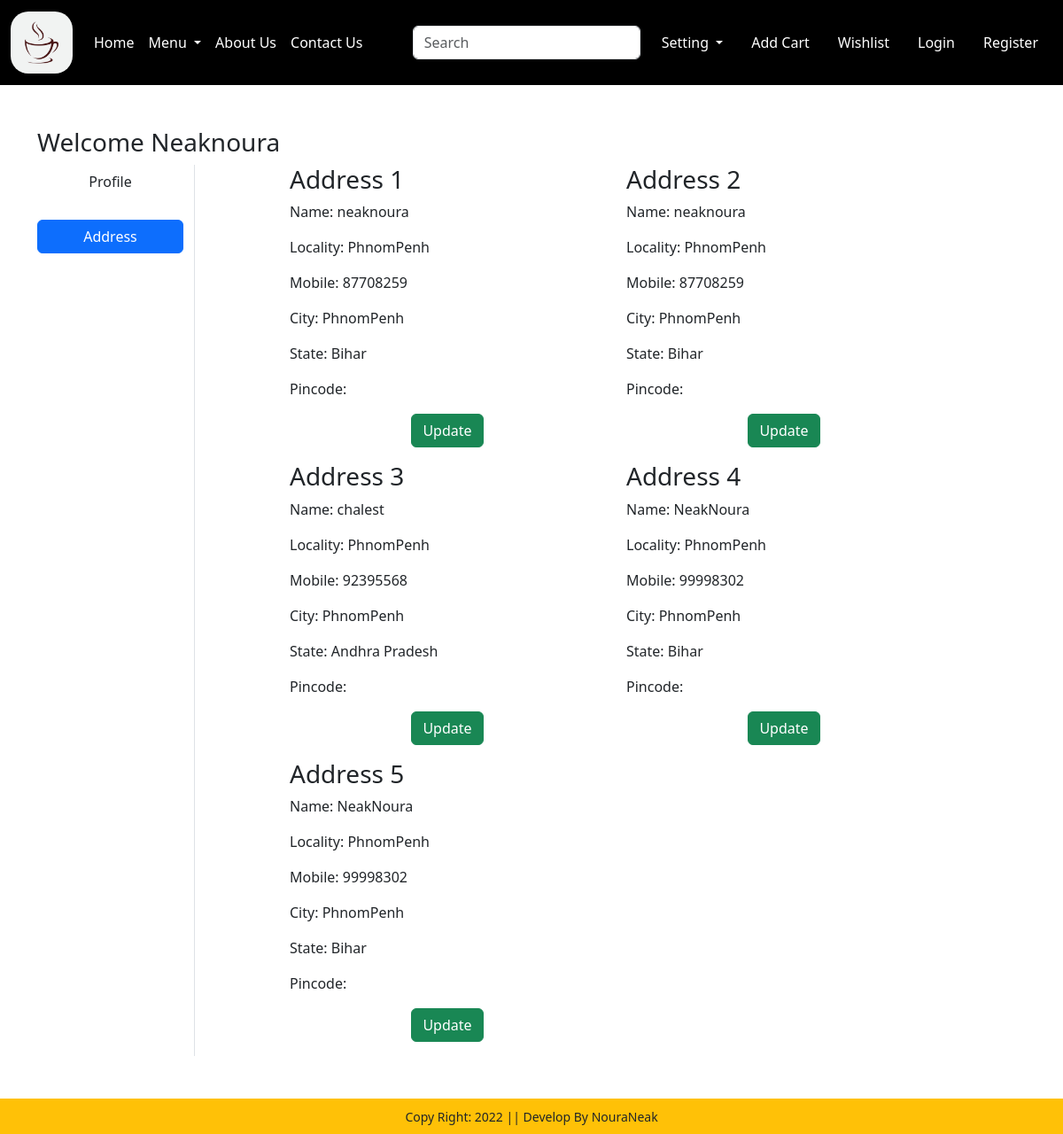
/address/ (signed in), run on an earlier commit of the app's database.
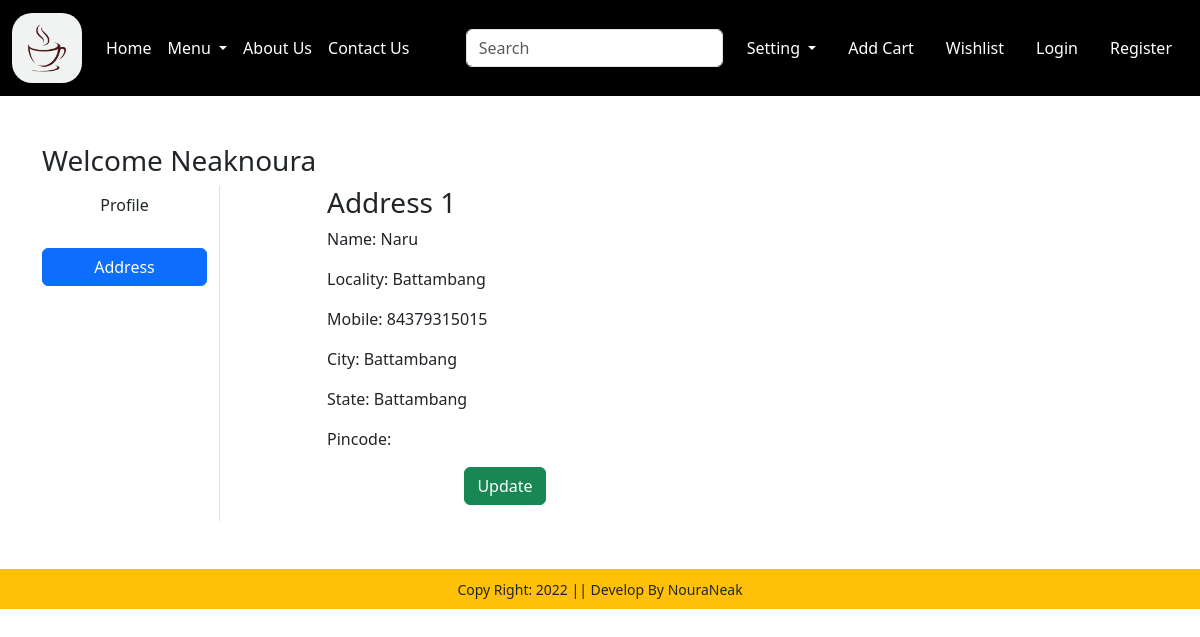
And on a later commit of the database.
### app/models.py (models this page shows, shortened)
class Customer(models.Model):
    user = models.OneToOneField(User, on_delete=models.CASCADE)
    name = models.CharField(max_length=200)
    locality = models.CharField(max_length=200)
    city = models.CharField(max_length=50)
    mobile = models.IntegerField(default=0)
    zipcode = models.IntegerField(null=True, blank=True)
    state = models.CharField(choices=STATE_CHOICES, max_length=100)

### app/views.py (the view)
# urls.py: path('address/',views.address,name='address'),
def address(request):
    add = Customer.objects.filter(user=request.user)
    return render(request, 'app/address.html', {'add': add})

### app/templates/app/address.html (shortened to what this page needs)
{% extends 'app/base.html' %}
{% load static %}
{% block main-content %}
<div class="container my-5">
    <div class="row">
        <h3> Welcome <span class="text-capitalize">{{ request.user }}</span></h3>
        <div class="col-sm-2 border-end">
            <ul class="list-unstyled">
                <li class="d-grid"><a href="{% url 'profile' %}" class="btn">Profile</a></li>
                <br>
                <li class="d-grid"><a href="{% url 'address' %}" class="btn btn-primary">Address</a></li>
            </ul>
        </div>
        <div class="col-sm-8 offset-sm-1">
            <div class="row">
                {% for ad in add %}
                    <div class="col-sm-6">
                        <div class="card-body">
                            <h3>Address {{ forloop.counter }}</h3>
                            <p>Name: {{ ad.name }}</p>
                            <p>Locality: {{ ad.locality }}</p>
                            <p>Mobile: {{ ad.mobile }}</p>
                            <p>City: {{ ad.city }}</p>
                            <p>State: {{ ad.state }}</p>
                            <p>Pincode: {{ ad.pincode }}</p>
                         <p class="text-center"><a href="{% url "updateAddress" pk=ad.id %}"
                            type="button" class="btn btn-success">Update</a></p>
                        </div>
                    </div>
                {% endfor %}
            </div>
        </div>
    </div>
</div>
{% endblock main-content %}

What changed in the data, as far as the page shows it:
no longer on this page (row edited): Customer: name "neaknoura", locality "PhnomPenh", mobile "87708259", city "PhnomPenh", state "Bihar"
no longer on this page (row edited): Customer: name "neaknoura", locality "PhnomPenh", mobile "87708259", city "PhnomPenh", state "Bihar"
removed Customer: name "chalest", locality "PhnomPenh", mobile "92395568", city "PhnomPenh", state "Andhra Pradesh"
removed Customer: name "NeakNoura", locality "PhnomPenh", mobile "99998302", city "PhnomPenh", state "Bihar"
removed Customer: name "NeakNoura", locality "PhnomPenh", mobile "99998302", city "PhnomPenh", state "Bihar"
now on this page (row edited): Customer: name "Naru", locality "Battambang", mobile "84379315015", city "Battambang", state "Battambang"
